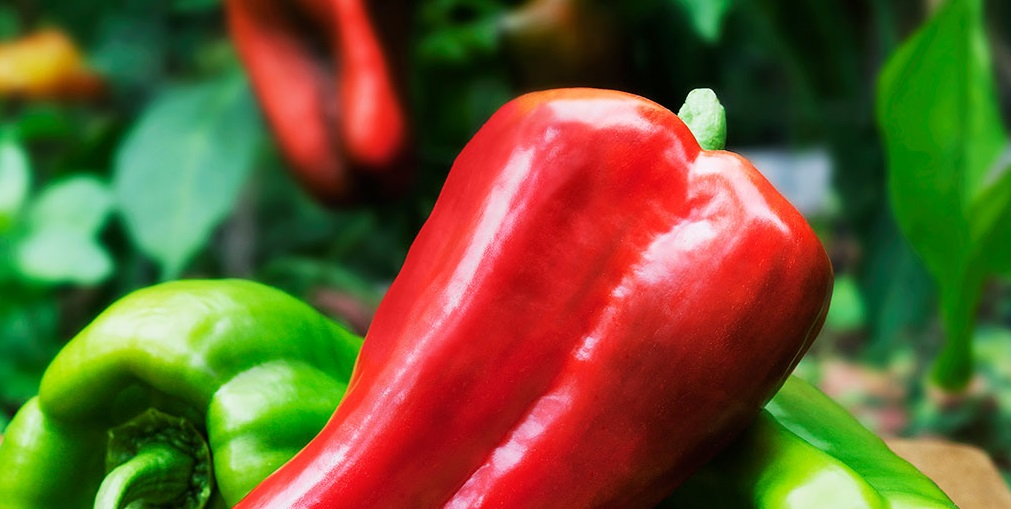
#> input picture Lesson 4/bell.jpg, 1011 x 509 px
$ python edge.py
#> lines starting #> are read from the running program, lines starting #| are printed output that depends on the picture
# We are trying gaussian kernel over image when kernel is out of boundary

# In general there are 4 ways
# 1. Black sip in--> cv2.GaussianBlur(img,(31,31),0,cv2.BORDER_CONSTANT)            ->  creates Black Boundaries
#       for Gaussian Constant Border means value is zero and it is predefined
# 2. Wrapping and uses logic Based on Fourier                                       ->  Opposite edge reflection
#       cv2.GaussianBlur(img,(31,31),0,cv2.BORDER_WRAP)
# 3. Replicate                                                                      ->  Does our Job
#       cv2.GaussianBlur(img,(31,31),0,cv2.BORDER_REPLICATE)
# 4. Reflect                                                                        ->  Does Our Job
#       cv2.GaussianBlur(img,(31,31),0,cv2.BORDER_REFLECT)

# Last two are most imp

import cv2
import numpy as np
from matplotlib import pyplot as plt

img = cv2.imread('bell.jpg')
#> img is the input picture: shape (509, 1011, 3); mean B, G, R 48.1, 91.1, 106.3

cv2.imshow('Gaussian Filter in cv2 self blur edges or Not?',cv2.GaussianBlur(img,(25,25),0,cv2.BORDER_REFLECT))
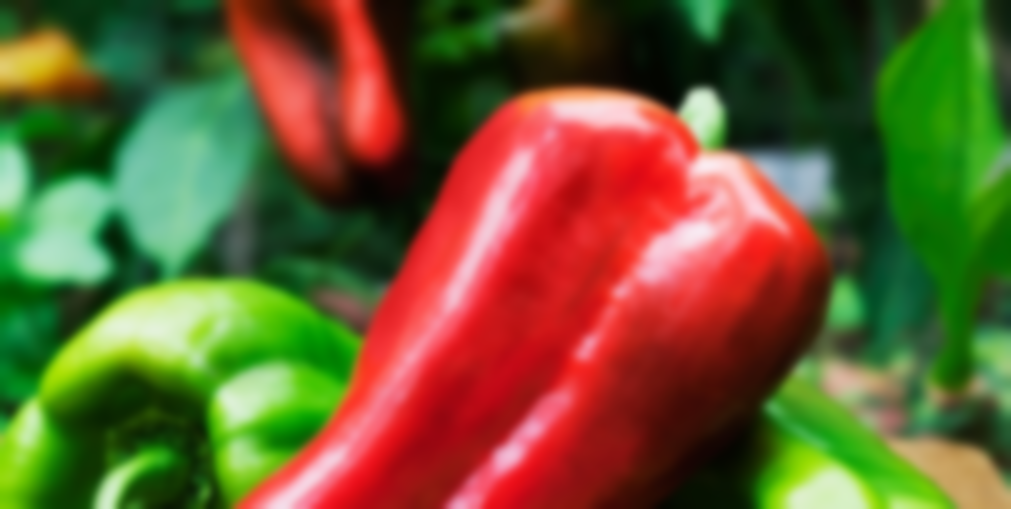
#> window 'Gaussian Filter in cv2 self bl': shape (509, 1011, 3); mean B, G, R 48.1, 91.1, 106.3

cv2.waitKey(0)
cv2.destroyAllWindows()
